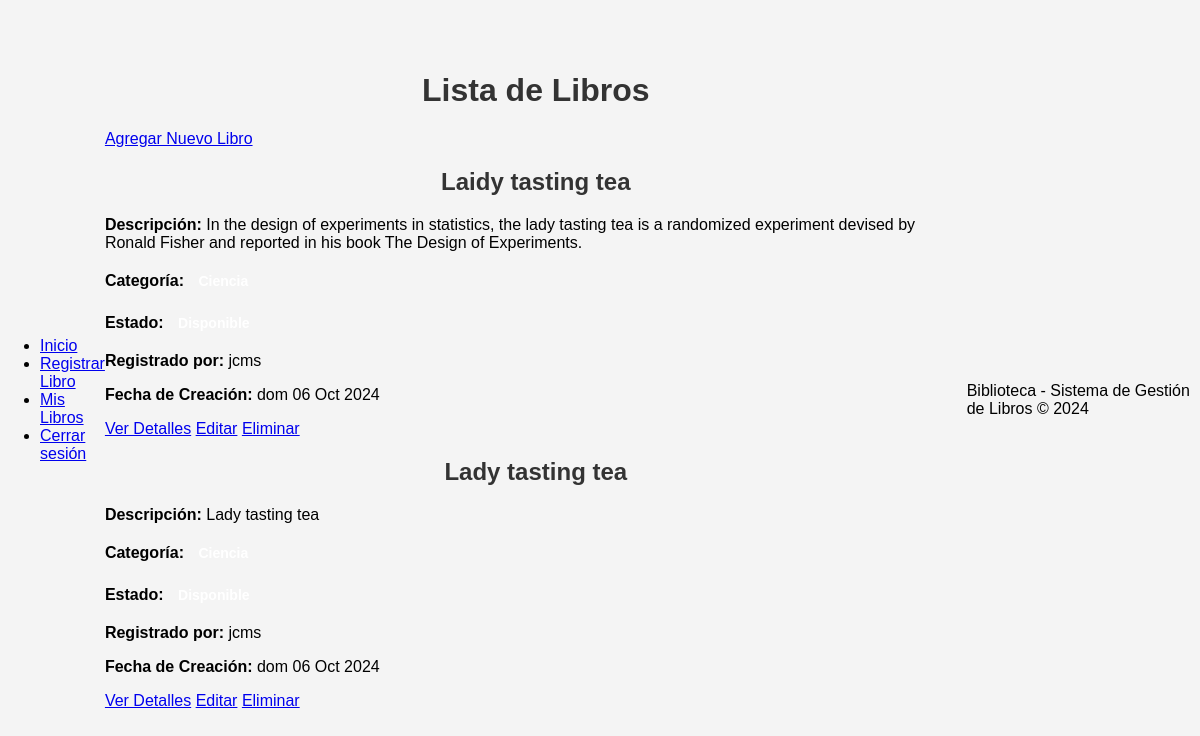
The page /gestion_libros/lista/ (signed in) on the database its author committed.
### gestion_libros/models.py (models this page shows, shortened)
class Libro(models.Model):
    titulo = models.CharField(max_length=200)
    descripcion = models.TextField()
    categoria = models.ForeignKey(Categoria, on_delete=models.CASCADE)
    estado = models.ForeignKey(Estado, on_delete=models.CASCADE)
    usuario = models.ForeignKey(User, on_delete=models.CASCADE)
    fecha_creacion = models.DateTimeField(auto_now_add=True)
    fecha_actualizacion = models.DateTimeField(auto_now=True)

### gestion_libros/views.py (the view)
# urls.py: path('lista/', views.lista_libros, name='lista_libros'),  # Listar todos los libros del usuario autenticado
@login_required
def lista_libros(request):
    libros = Libro.objects.filter(usuario=request.user)
    return render(request, 'gestion_libros/lista_libros.html', {'libros': libros})

### gestion_libros/templates/gestion_libros/lista_libros.html (shortened to what this page needs)
{% extends 'gestion_libros/inicio.html' %}
{% load static %}
{% block content %}
<h1>Lista de Libros</h1>
<a href="{% url 'nuevo_libro' %}">Agregar Nuevo Libro</a>
{% if libros %}
    <div class="libros-list">
        {% for libro in libros %}
            <div class="libro-card">
                <h2>{{ libro.titulo }}</h2>
                <p><strong>Descripción:</strong> {{ libro.descripcion }}</p>
                <p><strong>Categoría:</strong> <span class="badge">{{ libro.categoria.titulo }}</span></p>
                <p><strong>Estado:</strong> <span class="badge">{{ libro.estado.titulo }}</span></p>
                <p><strong>Registrado por:</strong> {{ libro.usuario.username }}</p>
                <p><strong>Fecha de Creación:</strong> {{ libro.fecha_creacion|date:"D d M Y" }}</p>
                <a href="{% url 'detalle_libro' libro.id %}">Ver Detalles</a>
                <a href="{% url 'editar_libro' libro.id %}">Editar</a>
                <a href="{% url 'eliminar_libro' libro.id %}">Eliminar</a>
            </div>
        {% endfor %}
    </div>
{% else %}
    <p>No hay libros registrados.</p>
{% endif %}
{% endblock %}

### gestion_libros/templates/gestion_libros/css/estilos.css (style rules this page uses)
body { font-family: Arial, sans-serif; background-color: #f4f4f4; margin: 0; padding: 0; display: flex; justify-content: center; align-items: center; min-height: 100vh; }
h1, h2, h3 { color: #333; text-align: center; }
.badge { display: inline-block; padding: 5px 10px; font-size: 14px; font-weight: bold; color: #fff; border-radius: 12px; margin-right: 10px; }

### rows shown on the page
Libro: titulo "Laidy tasting tea", descripcion "In the design of experiments in statistics, the lady tasting tea is a randomized experiment devised by Ronald Fisher and reported in his book The Design of Experiments.", usuario.username "jcms", fecha_creacion "dom 06 Oct 2024"
Libro: titulo "Lady tasting tea", descripcion "Lady tasting tea", usuario.username "jcms", fecha_creacion "dom 06 Oct 2024"
